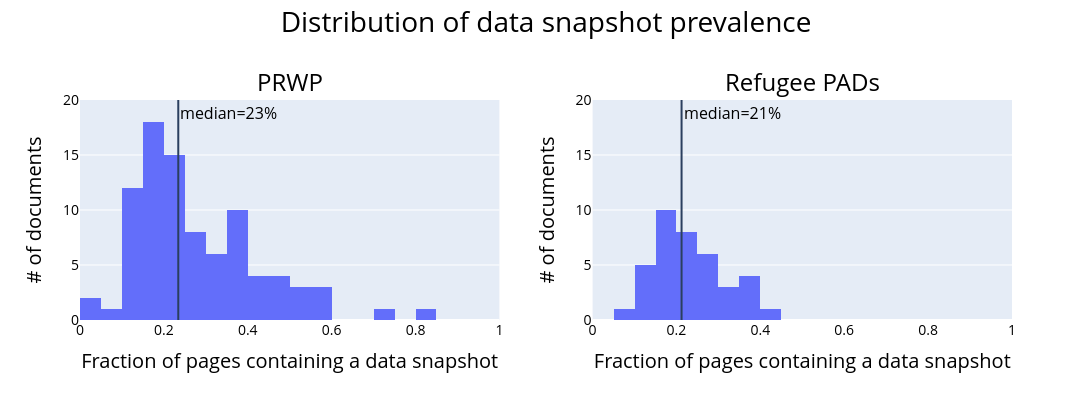

The notebook cell this image was saved under:
### Code cell
# Create base figs
fig1 = px.histogram(data_frame=prwp, x="ratio", range_x=[0, 1])
fig2 = px.histogram(data_frame=refugee, x="ratio", range_x=[0, 1])

# Create combined fig
combined_fig = make_subplots(rows=1, cols=2, subplot_titles=("PRWP", "Refugee PADs"))
for trace in fig1.data:
    combined_fig.add_trace(trace, row=1, col=1)
for trace in fig2.data:
    combined_fig.add_trace(trace, row=1, col=2)

# Add vlines
val = prwp["ratio"].median()
combined_fig.add_vline(
    x=val,
    annotation_text=f"median={val:.0%}",
    annotation_font_size=16,
    annotation_font_color="black",
    row=1,
    col=1,
)
val = refugee["ratio"].median()
combined_fig.add_vline(
    x=val,
    annotation_text=f"median={val:.0%}",
    annotation_font_size=16,
    annotation_font_color="black",
    row=1,
    col=2,
)

# Update elements
combined_fig.update_layout(
    title_text="Distribution of data snapshot prevalence",
    height=400,
    width=1200,
    title_font_size=28,
    font=dict(color="black"),
    title_y=0.97,
    title_x=0.5,
    title_xanchor='center',
)
combined_fig.update_xaxes(
    title_text="Fraction of pages containing a data snapshot",
    range=[0, 1],
    title_font_size=20,
    tickfont_size=14,
)
combined_fig.update_yaxes(
    title_text="# of documents",
    range=[0, 20],
    title_font_size=20,
    tickfont_size=14,
)
combined_fig.for_each_annotation(
    lambda a: a.update(font=dict(size=24)) if "median" not in a.text else None
)

combined_fig.show()

### Figure 1 — Plotly figure (JSON) as saved in the notebook; plotly's stock layout.template omitted (floating-point values rounded to 4 significant figures)
{"data": [{"bingroup": "x", "hovertemplate": "ratio=%{x}<br>count=%{y}<extra></extra>", "legendgroup": "", "marker": {"color": "#636efa", "pattern": {"shape": ""}}, "name": "", "orientation": "v", "showlegend": false, "type": "histogram", "x": [0.2069, 0.275, 0.1, 0.55, 0.1364, 0.1786, 0.2174, 0.2432, 0.36, 0.1379, 0.3462, 0.1, 0.3636, 0.1613, 0.4865, 0.25, 0.2286, 0.1429, 0.1944, 0.1333, 0.1875, 0.2333, 0.3438, 0.35, 0.06667, 0.3636, 0.025, 0.2222, 0.2759, 0.1724, 0.2258, 0.1667, 0.1429, 0.16, 0.8182, 0.1389, 0.1429, 0.4857, 0.2424, 0.1, 0.1842, 0.4848, 0.3636, 0.4, 0.2188, 0.2647, 0.1667, 0.5484, 0.5429, 0.1579, 0.1944, 0.4211, 0.2353, 0.2778, 0.3784, 0.3636, 0.375, 0.3611, 0.03125, 0.15, 0.2188, 0.1515, 0.5, 0.2778, 0.4444, 0.3793, 0.2, 0.5946, 0.28, 0.2, 0.1379, 0.7037, 0.3421, 0.4583, 0.1852, 0.1538, 0.1852, 0.2105, 0.1818, 0.24, 0.1875, 0.3429, 0.5789, 0.3235, 0.3429, 0.4286, 0.1282, 0.2895], "xaxis": "x", "yaxis": "y"}, {"bingroup": "x", "hovertemplate": "ratio=%{x}<br>count=%{y}<extra></extra>", "legendgroup": "", "marker": {"color": "#636efa", "pattern": {"shape": ""}}, "name": "", "orientation": "v", "showlegend": false, "type": "histogram", "x": [0.2931, 0.1957, 0.2727, 0.3235, 0.2069, 0.2456, 0.2414, 0.2, 0.1228, 0.1633, 0.1538, 0.15, 0.3793, 0.26, 0.339, 0.2174, 0.2308, 0.1765, 0.1429, 0.2, 0.1695, 0.25, 0.14, 0.193, 0.3333, 0.4348, 0.2245, 0.08475, 0.2667, 0.1525, 0.3714, 0.12, 0.25, 0.1765, 0.375, 0.3617, 0.1224, 0.1961], "xaxis": "x2", "yaxis": "y2"}], "layout": {"annotations": [{"font": {"size": 24}, "showarrow": false, "text": "PRWP", "x": 0.225, "xanchor": "center", "xref": "paper", "y": 1, "yanchor": "bottom", "yref": "paper"}, {"font": {"size": 24}, "showarrow": false, "text": "Refugee PADs", "x": 0.775, "xanchor": "center", "xref": "paper", "y": 1, "yanchor": "bottom", "yref": "paper"}, {"font": {"color": "black", "size": 16}, "showarrow": false, "text": "median=23%", "x": 0.2343, "xanchor": "left", "xref": "x", "y": 1, "yanchor": "top", "yref": "y domain"}, {"font": {"color": "black", "size": 16}, "showarrow": false, "text": "median=21%", "x": 0.2121, "xanchor": "left", "xref": "x2", "y": 1, "yanchor": "top", "yref": "y2 domain"}], "font": {"color": "black"}, "height": 400, "shapes": [{"type": "line", "x0": 0.2343, "x1": 0.2343, "xref": "x", "y0": 0, "y1": 1, "yref": "y domain"}, {"type": "line", "x0": 0.2121, "x1": 0.2121, "xref": "x2", "y0": 0, "y1": 1, "yref": "y2 domain"}], "title": {"font": {"size": 28}, "text": "Distribution of data snapshot prevalence", "x": 0.5, "xanchor": "center", "y": 0.97}, "width": 1200, "xaxis": {"anchor": "y", "domain": [0, 0.45], "range": [0, 1], "tickfont": {"size": 14}, "title": {"font": {"size": 20}, "text": "Fraction of pages containing a data snapshot"}, "type": "linear"}, "xaxis2": {"anchor": "y2", "domain": [0.55, 1], "range": [0, 1], "tickfont": {"size": 14}, "title": {"font": {"size": 20}, "text": "Fraction of pages containing a data snapshot"}, "type": "linear"}, "yaxis": {"anchor": "x", "domain": [0, 1], "range": [0, 20], "tickfont": {"size": 14}, "title": {"font": {"size": 20}, "text": "# of documents"}}, "yaxis2": {"anchor": "x2", "domain": [0, 1], "range": [0, 20], "tickfont": {"size": 14}, "title": {"font": {"size": 20}, "text": "# of documents"}}}}
